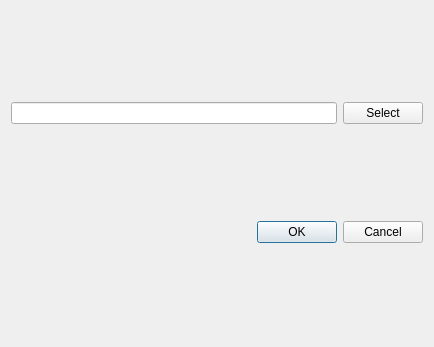
<?xml version="1.0" encoding="UTF-8"?>
<ui version="4.0">
 <class>Dialog</class>
 <widget class="QDialog" name="Dialog">
  <property name="geometry">
   <rect>
    <x>0</x>
    <y>0</y>
    <width>434</width>
    <height>347</height>
   </rect>
  </property>
  <property name="windowTitle">
   <string>Dialog</string>
  </property>
  <layout class="QVBoxLayout" name="verticalLayout">
   <item>
    <layout class="QHBoxLayout" name="horizontalLayout">
     <item>
      <widget class="QLineEdit" name="lineEdit"/>
     </item>
     <item>
      <widget class="QPushButton" name="pushButton">
       <property name="text">
        <string>Select</string>
       </property>
      </widget>
     </item>
    </layout>
   </item>
   <item>
    <widget class="QDialogButtonBox" name="buttonBox">
     <property name="standardButtons">
      <set>QDialogButtonBox::Cancel|QDialogButtonBox::Ok</set>
     </property>
    </widget>
   </item>
  </layout>
 </widget>
 <resources/>
 <connections/>
</ui>
